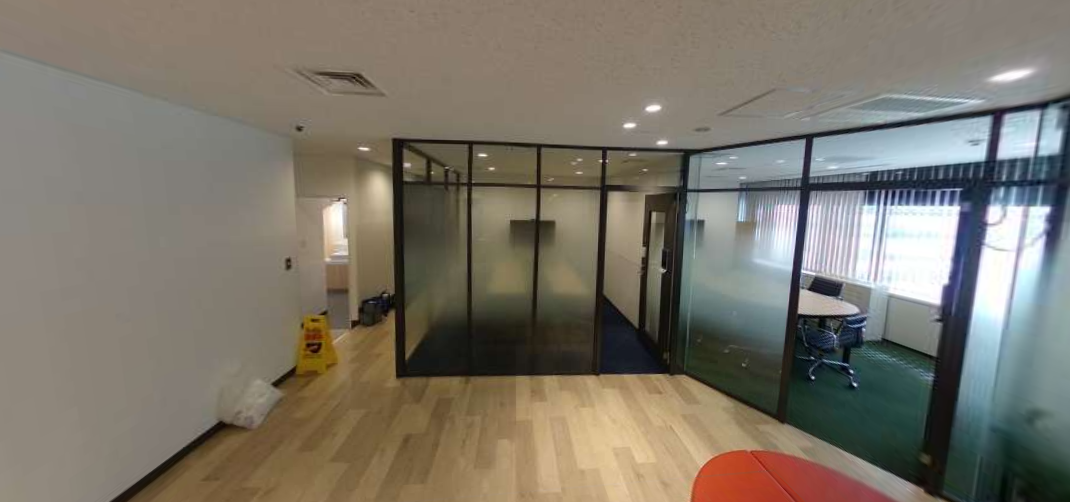
#> input picture result/img/set2_a.png, 1070 x 502 px
$ python spot_diff.py img/set2_a.png
#> lines starting #> are read from the running program, lines starting #| are printed output that depends on the picture; after the words box and inside, x2 and y2 are one past the last pixel; in counts of white or black regions, pixels touching at a corner belong together
#> further down, img_1 is the input picture: shape (502, 1070, 3); mean B, G, R 105.8, 117.3, 123.5
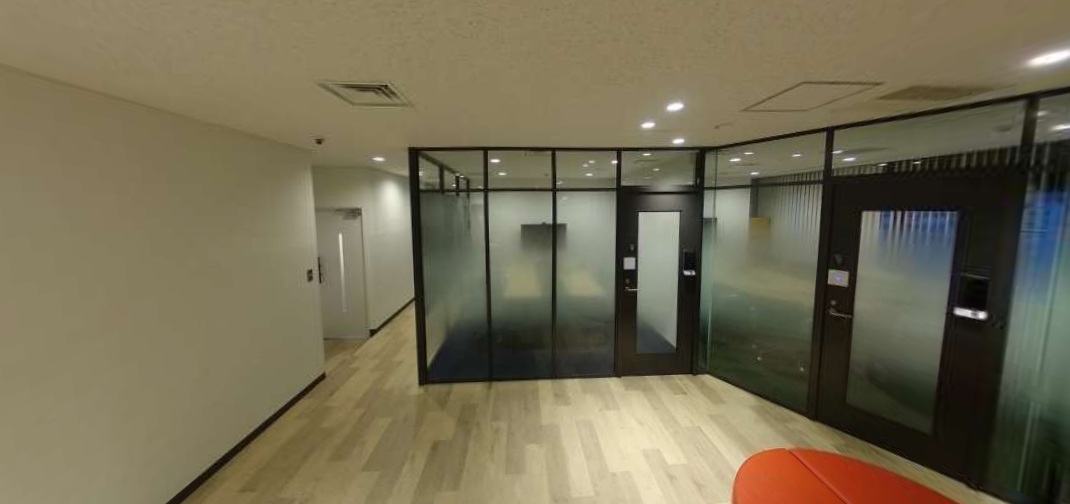
#> input picture result/img/set2_b.png, 1070 x 504 px
#> further down, img_2 is the input picture: shape (504, 1070, 3); mean B, G, R 83.7, 108.6, 116.6
import cv2
import numpy as np
import sys
import matplotlib.pyplot as plt
from tqdm import tqdm

DEBUG = "--debug" in sys.argv


# [34 lines left out: functions compositeGrayImg, compositeImg, not called in this run]


def alignImages(target_img, reference_img, good_match_ratio=0.15, min_matches=10):
#> called with good_match_ratio = 0.15, min_matches = 10
    reference_gray = cv2.cvtColor(reference_img, cv2.COLOR_BGR2GRAY)
    target_gray = cv2.cvtColor(target_img, cv2.COLOR_BGR2GRAY)
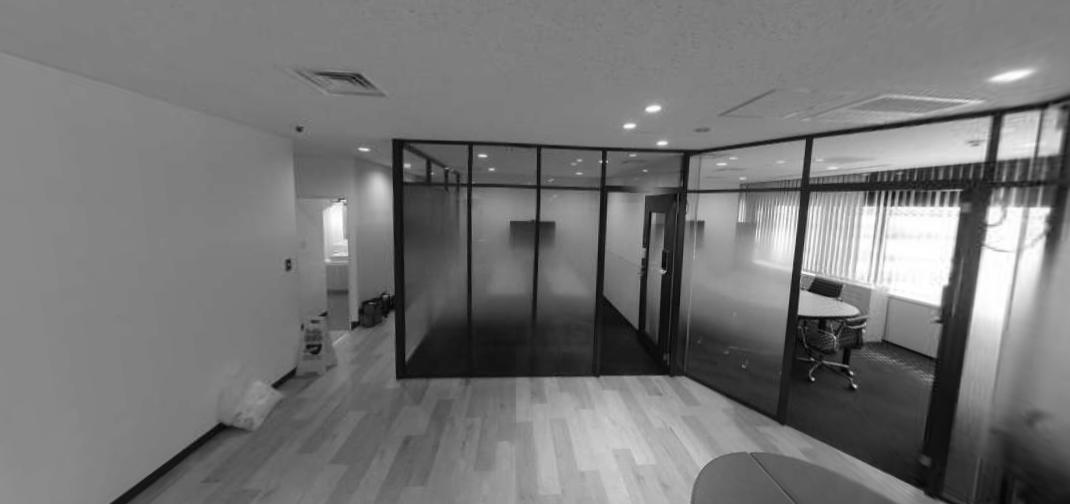
#> target_gray: shape (504, 1070); min 2, max 255, mean 117.7

    # [1] AKAZE特徴点検出器を作成し、特徴点と特徴量を検出
    akaze = cv2.AKAZE_create()
    keypoints_1, descriptors_1 = akaze.detectAndCompute(reference_gray, None)
#> keypoints_1 = 512 keypoints; strongest (x, y, size): (981, 315, 8.1), (628, 263, 8.1), (959, 311, 8.1), (963, 312, 11.4)
    keypoints_2, descriptors_2 = akaze.detectAndCompute(target_gray, None)
#> keypoints_2 = 773 keypoints; strongest (x, y, size): (810, 304, 16.1), (824, 285, 16.1), (978, 154, 11.4), (806, 305, 11.4)

    # [2] 特徴量同士を総当たりでマッチング
    bf_matcher = cv2.BFMatcher(cv2.NORM_HAMMING, crossCheck=True)
    matches = bf_matcher.match(descriptors_1, descriptors_2)
#> matches = 230 matches

    # マッチ結果を距離（類似度）でソート
    matches = sorted(matches, key=lambda x: x.distance)

    # DEBUG: マッチ結果を描画
    if DEBUG:
        img_matches = cv2.drawMatches(
            reference_img,
            keypoints_1,
            target_img,
            keypoints_2,
            matches[:50],
            None,
            flags=2,
        )
        cv2.imwrite("./matches.png", img_matches)

    # 良いマッチだけを抽出
    num_good_matches = int(len(matches) * good_match_ratio)
#> num_good_matches = 34
    good_matches = matches[:num_good_matches]
#> good_matches = 34 matches

    # [3] 良いマッチが十分あれば、対応点リストを作成
    if len(good_matches) > min_matches:
        reference_pts_list = [keypoints_1[m.queryIdx].pt for m in good_matches]
#> reference_pts_list = 34 pairs, first value 404.8 to 746.1, second value 124.7 to 400
        target_pts_list = [keypoints_2[m.trainIdx].pt for m in good_matches]
#> target_pts_list = 34 pairs, first value 388.3 to 721.5, second value 125.6 to 404.2

        # OpenCV用の形に変換 ex) [[[x1,y1]], [[x2,y2]], ...]
        reference_pts = np.float32(reference_pts_list).reshape(-1, 1, 2)
#> reference_pts = 34 rows, first 8: [572.4, 385.1], [554.9, 374.3], [544, 384.2], [456.9, 388], [568.3, 382.4], [554.2, 375.6], [429.7, 357.8], [478.8, 387]
        target_pts = np.float32(target_pts_list).reshape(-1, 1, 2)
#> target_pts = 34 rows, first 8: [549.6, 383.4], [533.4, 372.3], [521.9, 381.3], [434.1, 382.8], [546.8, 380.7], [532.3, 373.5], [407.9, 354.4], [456.2, 382.5]

        # 対応点から射影変換行列（Homography）を計算
        homo_matrix, _ = cv2.findHomography(target_pts, reference_pts, cv2.RANSAC)
#> homo_matrix = [[0.946, 0.0256, 25.48], [-0.0457, 0.965, 28.69], [-4.75e-05, -8.65e-06, 1]]

        # changed_imgをbase_imgに合わせて変形（ワープ）する
        height, width = reference_img.shape[:2]
#> height = 504; width = 1070
        aligned_img = cv2.warpPerspective(target_img, homo_matrix, (width, height))
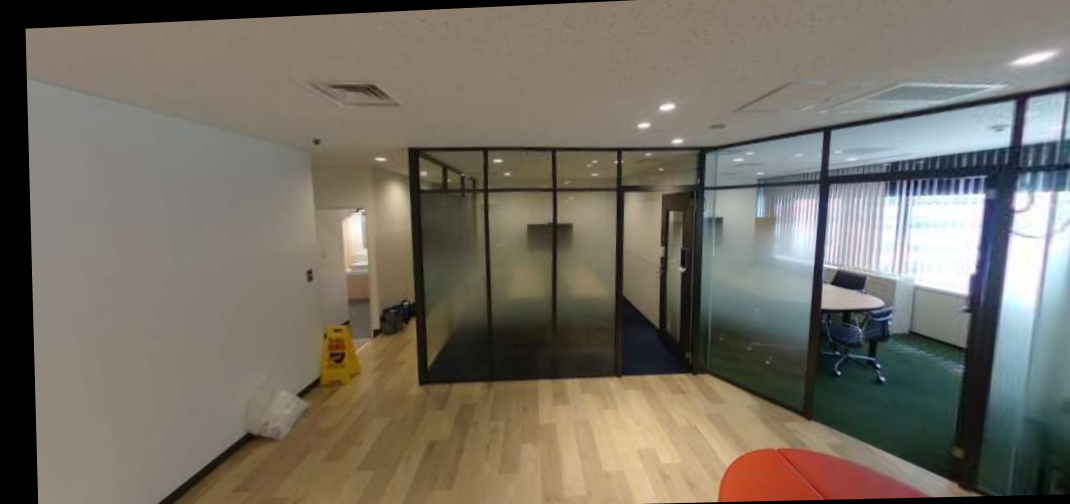
#> aligned_img: shape (504, 1070, 3); mean B, G, R 100.4, 111.5, 117.6
        return aligned_img, homo_matrix
    else:
        # マッチが少なすぎる場合は何も変化していないchanged_imgを返す
        return target_img, None


# [38 lines left out: functions plot_histograms, gamma_correction, not called in this run]


# 画像を読み込む
img_1 = cv2.imread("./img/set2_a.png")
img_2 = cv2.imread("./img/set2_b.png")
if img_1.shape != img_2.shape:
    img_1 = cv2.resize(img_1, (img_2.shape[1], img_2.shape[0]))

# 特徴量抽出、射影変換行列で片方の画像の大きさを揃える
aligned_img_1, homo_matrix = alignImages(img_1, img_2)

# 合成してちゃんとワープの形があっているか確認
if DEBUG:
    cv2.imwrite("composite.png", compositeImg(aligned_img_1, img_2))

# DEBUG: ヒストグラムをプロット
if DEBUG:
    plot_histograms(aligned_img_1, prefix="aligned_img_1")
    plot_histograms(img_2, prefix="img_2")

# グレースケール変換
gray_1 = cv2.cvtColor(aligned_img_1, cv2.COLOR_BGR2GRAY)
gray_2 = cv2.cvtColor(img_2, cv2.COLOR_BGR2GRAY)

# ノイズ除去
gray_1 = cv2.GaussianBlur(gray_1, (15, 15), 0)
gray_2 = cv2.GaussianBlur(gray_2, (15, 15), 0)
if DEBUG:
    cv2.imwrite("blur_1.png", gray_1)
    cv2.imwrite("blur_2.png", gray_2)

# コントラスト限定適応ヒストグラム平坦化
# gray_1 = cv2.equalizeHist(tmp)
# gray_2 = cv2.equalizeHist(gray_2)
clahe = cv2.createCLAHE(clipLimit=0.1, tileGridSize=(8, 8))
gray_1 = clahe.apply(gray_1)
gray_2 = clahe.apply(gray_2)
if DEBUG:
    cv2.imwrite("clahe_1.png", gray_1)
    cv2.imwrite("clahe_2.png", gray_2)

# 画像を引き算
img_diff = cv2.absdiff(gray_1, gray_2)
if DEBUG:
    cv2.imwrite("diff.png", img_diff)

# 2値化
# img_th = cv2.adaptiveThreshold(
#     img_diff, 255, cv2.ADAPTIVE_THRESH_GAUSSIAN_C, cv2.THRESH_BINARY, 11, 2
# )
_, img_th = cv2.threshold(img_diff, 40, 255, cv2.THRESH_BINARY)  # 閾値40は手作業
#> img_th: shape (504, 1070); 18.2% white; 47 white regions (10 under 20 px), largest, box (x1, y1, x2, y2) and area: (820, 91, 1070, 438) 37105, (0, 0, 604, 504) 25724, (828, 99, 1015, 174) 8445
# _, img_th = cv2.threshold(img_diff, 0, 255, cv2.THRESH_OTSU)
if DEBUG:
    cv2.imwrite("th.png", img_th)

img_th = cv2.medianBlur(img_th, 5)
#> img_th: shape (504, 1070); 18.1% white; 39 white regions (3 under 20 px), largest, box (x1, y1, x2, y2) and area: (820, 91, 1070, 438) 37321, (0, 0, 603, 504) 25724, (828, 100, 1015, 174) 8447

warped_mask = None

# 有効領域マスクを作成
if homo_matrix is not None:
    mask = np.full(img_2.shape[:2], 255, dtype=np.uint8)
    warped_mask = cv2.warpPerspective(
        mask, homo_matrix, (img_2.shape[1], img_2.shape[0])
    )
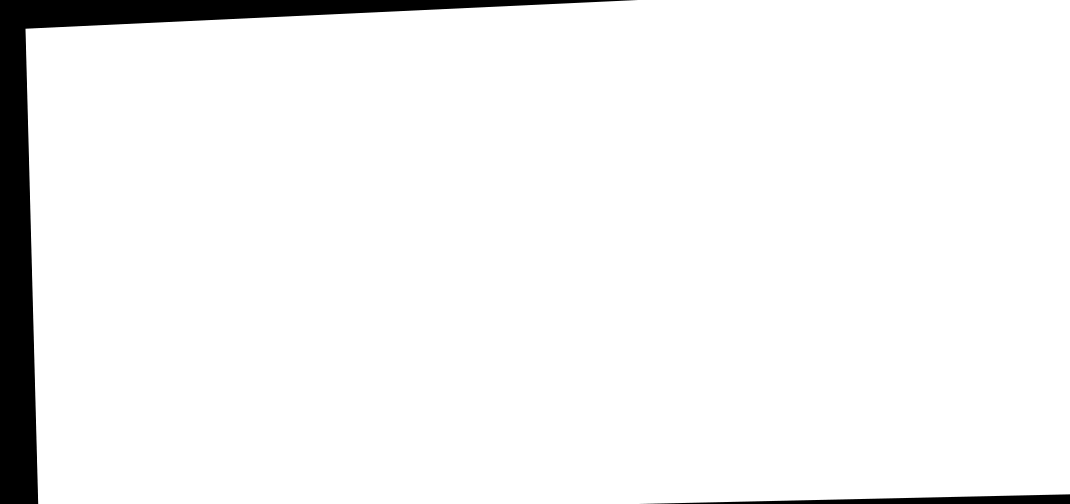
#> warped_mask: shape (504, 1070); min 0, max 255, mean 242.3
#> mask: shape (504, 1070); every value is 255
    # マスクを収縮させて削る面積を増やす
    warped_mask = cv2.erode(warped_mask, (5, 5), iterations=10)
    # 二値画像の余白を黒で塗りつぶす
    img_th[warped_mask == 0] = 0
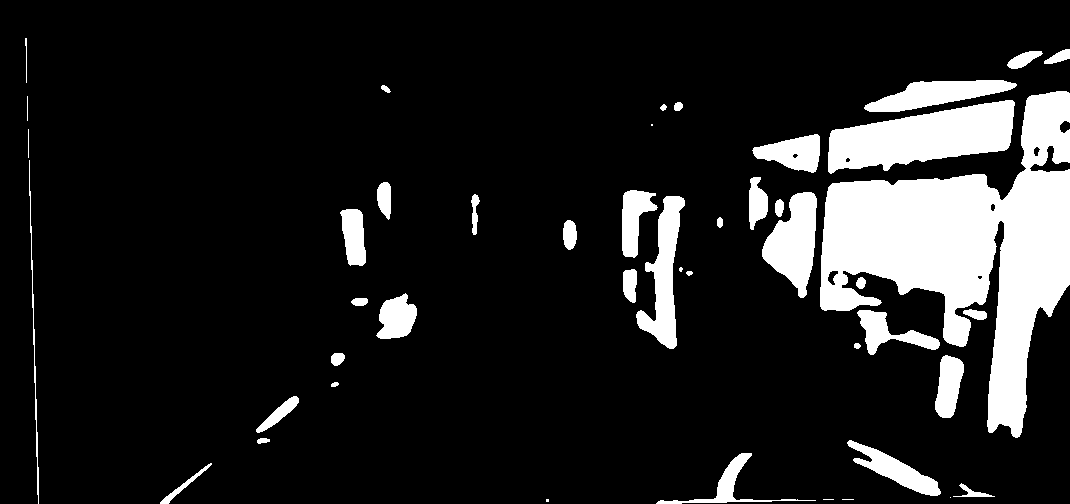
#> img_th: shape (504, 1070); 13.2% white; 46 white regions (6 under 20 px)

if DEBUG:
    cv2.imwrite("after.png", img_th)

# 輪郭を検出
contours, hierarchy = cv2.findContours(
    img_th, cv2.RETR_EXTERNAL, cv2.CHAIN_APPROX_SIMPLE
)
#> contours = 46 contours, 10 with area under 20; largest, box (x1, y1, x2, y2) and area: (820, 91, 1070, 438) 36643, (828, 100, 1015, 174) 8232, (762, 192, 817, 298) 3326, (636, 196, 685, 349) 3084, (864, 80, 1017, 112) 2492


# [5 lines of commented-out code are left out]
cv2.drawContours(aligned_img_1, contours, -1, (0, 0, 255), 2)
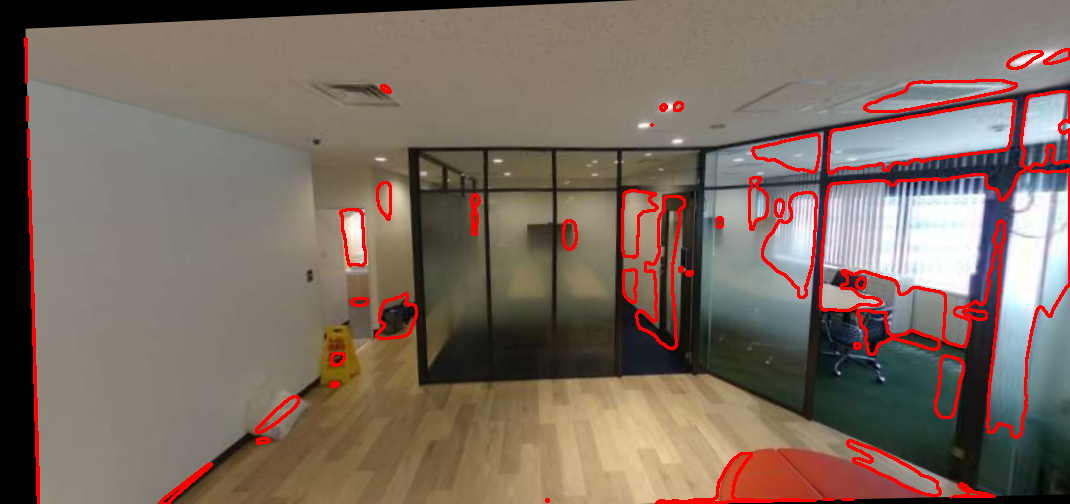
#> aligned_img_1: shape (504, 1070, 3); 4.03% of pixels changed, all inside (x1, y1, x2, y2) = (24, 37, 1070, 504)
cv2.drawContours(img_2, contours, -1, (0, 0, 255), 2)
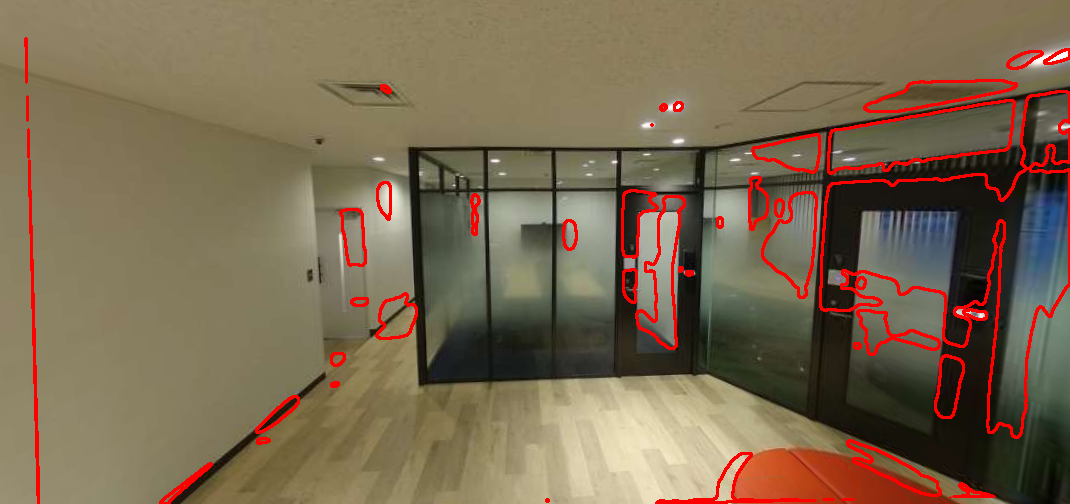
#> img_2: shape (504, 1070, 3); 4.03% of pixels changed, all inside (x1, y1, x2, y2) = (24, 37, 1070, 504)

# 画像を生成
cv2.imwrite("./result_1.png", aligned_img_1)
cv2.imwrite("./result_2.png", img_2)
